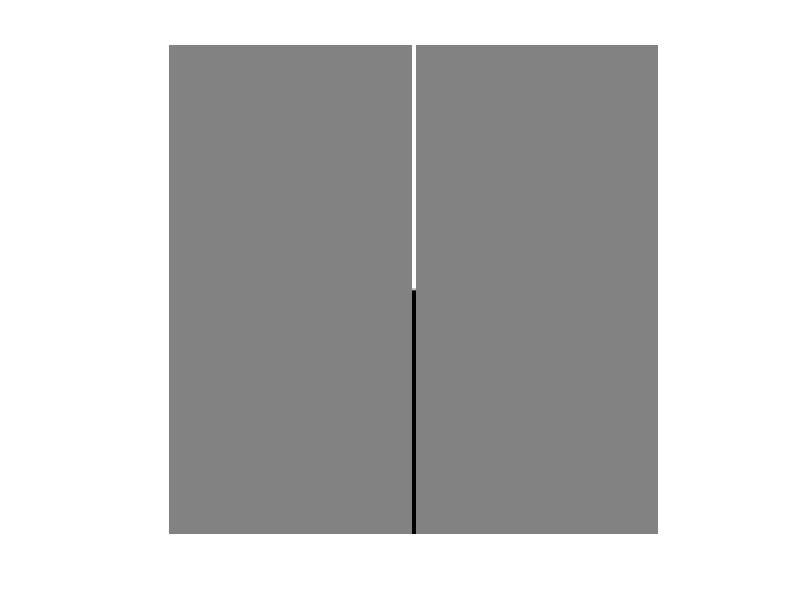

This figure's MATLAB source:
function sobeltest()
    I1 = ones(128);
    I2 = zeros(128);
    I12 = horzcat(I1,I2);
    I21 = horzcat(I2,I1);
    I = vertcat(I12,I21);
    w = fspecial('sobel')';
    gx = imfilter(I, w, 'corr', 'replicate', 'same');
    imshow(mat2gray(gx));

end